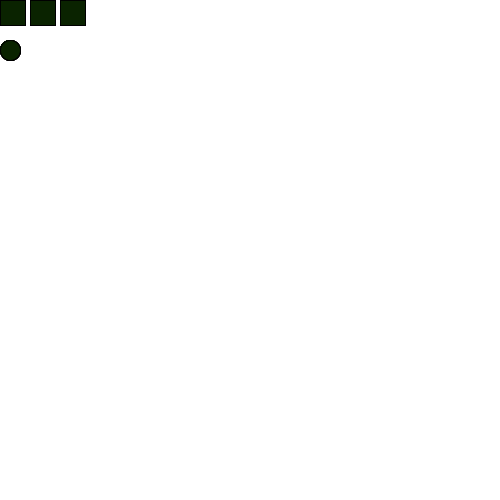
Frame 1 (no input)
Frame 60 (the mouse pressed at the canvas centre just before this capture): identical to frame 1, image omitted
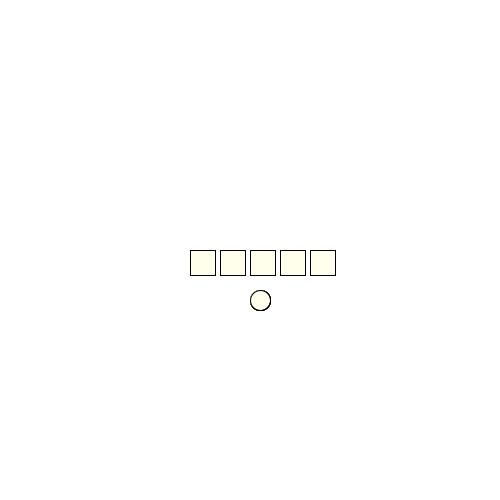
Frame 120 (the mouse held since frame 60 and released just before this capture)

The Processing sketch that drew these frames (run headless with seeded random() and noise(); from frame 60 on, the mouse is pressed at the canvas centre):

// Processing sketch: stupid_moving_shapes
// ── stupid_moving_shapes.pde
void setup() {
  size(500, 500);
}

void draw() {
  background(#ffffff);

  for (int i = 0; i <= 6; i += 1) {
    fill(mouseX + 10, mouseX + 35, mouseY -15);
    rect(mouseX - 60, mouseY, 25, 25);
    rect(mouseX - 30, mouseY, 25, 25);
    rect(mouseX, mouseY, 25, 25);
    rect(mouseX + 30, mouseY, 25, 25);
    rect(mouseX + 60, mouseY, 25, 25);

    ellipse(mouseX + 10, mouseY + 50, 20, 20);
  }
}
